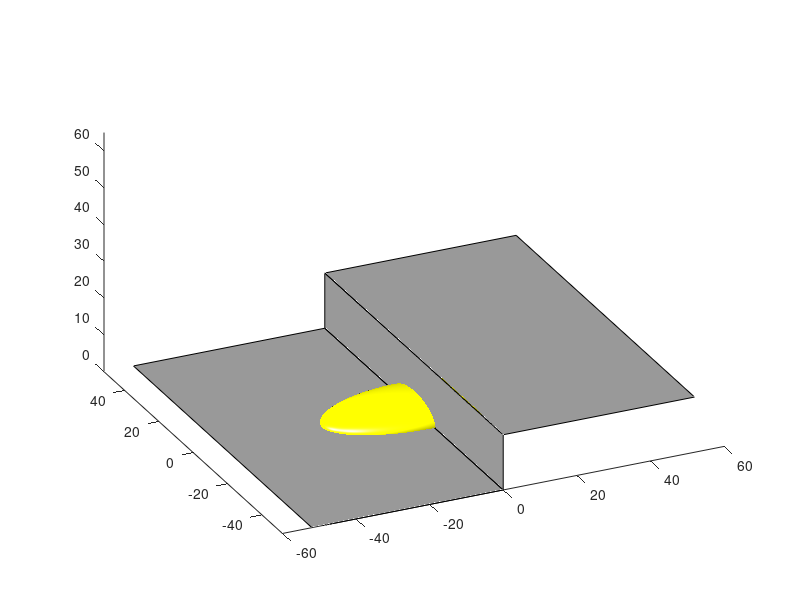

Recreate this plot in MATLAB.
% load bump system

hold on

robot.abc = [25 12 5];
[robot.xx robot.yy robot.zz] = ellipsoid(0,0,0, robot.abc(1), robot.abc(2), robot.abc(3), 200);
robot.sh = surf(robot.xx,robot.yy,robot. zz,'facecolor','y','edgealpha',0,'facelighting', 'gouraud');

robot.bump_h = 15;%mm
bump.ylim = 52;

bump.ground = patch([-1 0 0 -1]*bump.ylim,[-1 -1 1 1]*bump.ylim,[0 0 0 0 ],'k')
set(bump.ground,'facecolor',[1 1 1]*0.6,'facelighting','none');

bump.wall   = patch([0 0 0 0],[-1 1 1 -1]*bump.ylim,[0 0 robot.bump_h robot.bump_h ],'k')
set(bump.wall,'facecolor',[1 1 1]*0.6,'facelighting','none');

bump.top    = patch([1 0 0 1]*bump.ylim,[-1 -1 1 1]*bump.ylim,[1 1 1 1 ]*robot.bump_h,'k')
set(bump.top,'facecolor',[1 1 1]*0.6,'facelighting','none');

axis equal
xlim([-60 60])
ylim([-1 1]*bump.ylim)
zlim([0 robot.bump_h+2*robot.abc(1)])

light('position',[-400 0 200 ])
light('position',[-200 -200 200 ])

view(-45,22)
view(-25,25)

set(get(gca,'xaxis'),'visible','off')
set(get(gca,'yaxis'),'visible','off')
set(get(gca,'zaxis'),'visible','off')



 